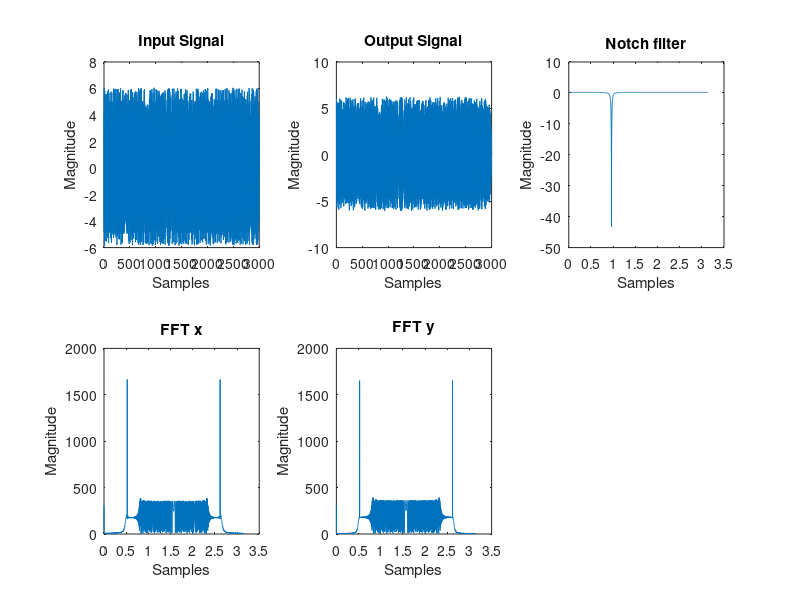
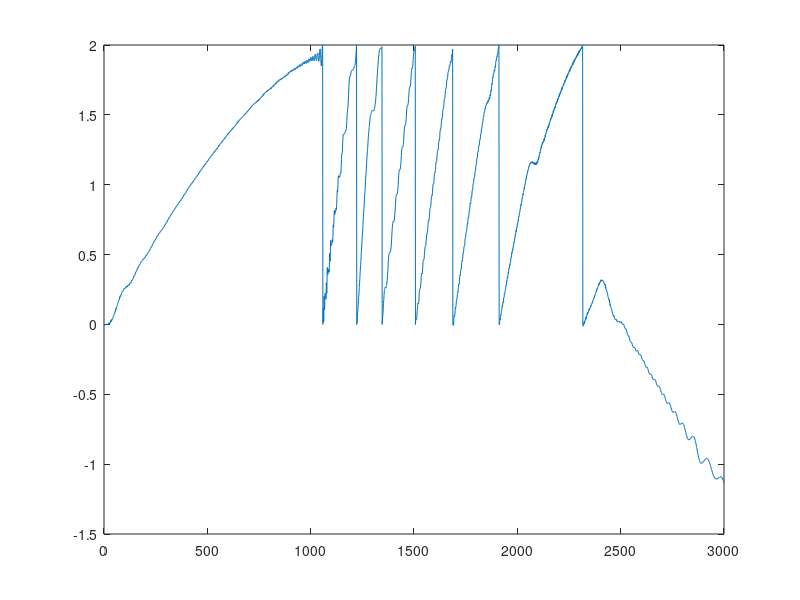

These figures' MATLAB source, in order:
%(b)
u=0.001; %step size
r=0.98;
x1=0;
x2=0;
y1=0;
y2=0;
a0=0;
% N = 500;
% w = (pi/3)*([1:N]/N);
% w1 = (2*pi*(1/4 + 0.001.*[1:N]/N)).*([1:N]/N);
% x_org = sin(w)+(0.1+0.1)*randn(1,N); 
% x= x_org + 4*sin(w1);

N = 3000;
nT =[1:N];
w=1/3*pi;
%w1=2*pi*(1/4 + 0.000001*nT);
w1=2*pi*(1/4 + 0.0001*nT);
x_org=sin(w*nT)+(0.1+0.1)*rand(1,N);%input sequence+noise
x=x_org+ 5*sin(w1.*nT);

x1=0;
x2=0;
y1=0;
y2=0;
a0=0;

for n=1:N
    e(n)=x(n)+a0*x1+x2; 
    y(n)=e(n)-a0*r*y1-r*r*y2;
    %a(n+1)=a0+u*y(n)*(x1-r*y1);
    a(n+1)=a0-u*y(n)*x1;
    if abs(a(n+1)) >2 || a(n+1) == 2
        a(n+1) = 0;
    end
    a0=a(n+1);
    y2=y1;
    y1=y(n);
    x2=x1;
    x1=x(n);
end


wn = linspace(-pi,pi,N);
den = [1,a(N+1)*r,r*r];
num = [1,a(N+1),1];
[H_ejw,wn] = freqz(num,den,N);
H_ejw_dB = 20*log10(abs(H_ejw));

y=filter(num,den,x);
Y=abs(fft(y,N));

figure('Name','Part(a) Single Channel Adaptive Filter');
subplot(2,3,1)
plot(x);
title('Input Signal');
xlabel('Samples');
ylabel('Magnitude')  

subplot(2,3,2)
plot(y);
title('Output Signal');
xlabel('Samples');
ylabel('Magnitude');

subplot(2,3,3)
plot(wn,H_ejw_dB);
title('Notch filter');
xlabel('Samples');
ylabel('Magnitude');

subplot(2,3,4)
x_fft = abs(fft(x,N));
plot(wn,x_fft);
title('FFT x');
xlabel('Samples');
ylabel('Magnitude');

subplot(2,3,5)
y_fft = abs(fft(y,N));
%plot(y_fft);
plot(wn, Y);
title('FFT y');
xlabel('Samples');
ylabel('Magnitude');

figure();
nn=1:N;
plot(nn,a(nn));
